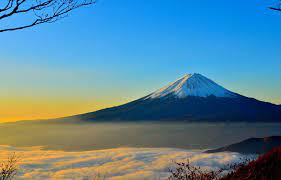
#> input picture inclass/week_two/out2.jpg, 281 x 180 px, found by its file name
$ python Gaussian.py
#> lines starting #> are read from the running program, lines starting #| are printed output that depends on the picture
import numpy as np
import cv2 as cv

img = cv.imread(r'C:\teacher\inclass\week_two\out2.jpg', cv.IMREAD_GRAYSCALE)
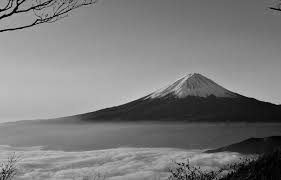
#> img: shape (180, 281); min 0, max 207, mean 123.8
ksize = (31,31);
sigmaX = 5.0;
output = cv.GaussianBlur(img, ksize, sigmaX, borderType= cv.BORDER_REFLECT)
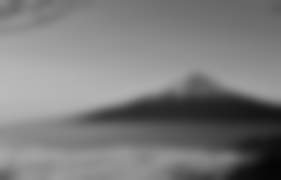
#> output: shape (180, 281); min 5, max 187, mean 123.8

cv.imwrite("Gaussian [1] input.png", img)
cv.imwrite("Gaussian [2] output.png", output)

$ run again, with inclass/week_two/out1.jpg copied over inclass/week_two/out2.jpg
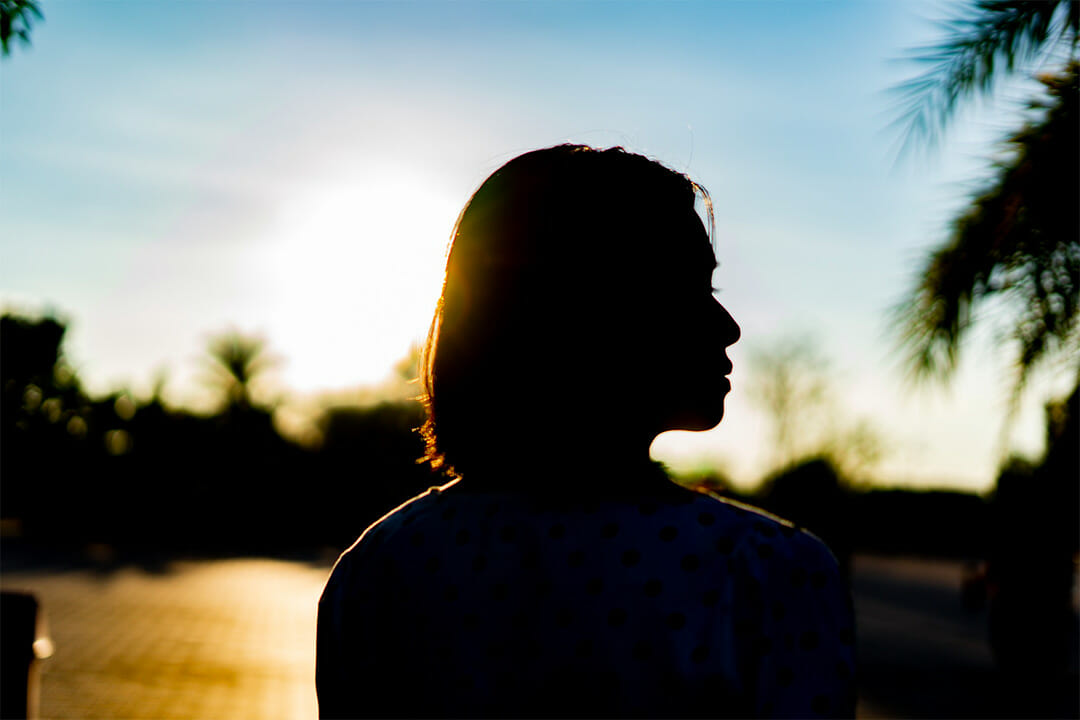
#> input picture inclass/week_two/out1.jpg, 1080 x 720 px, found by its file name
#> `img = cv.imread(r'C:\teacher\inclass\week_two\out2.jpg', cv.IMREAD_GRA..`:
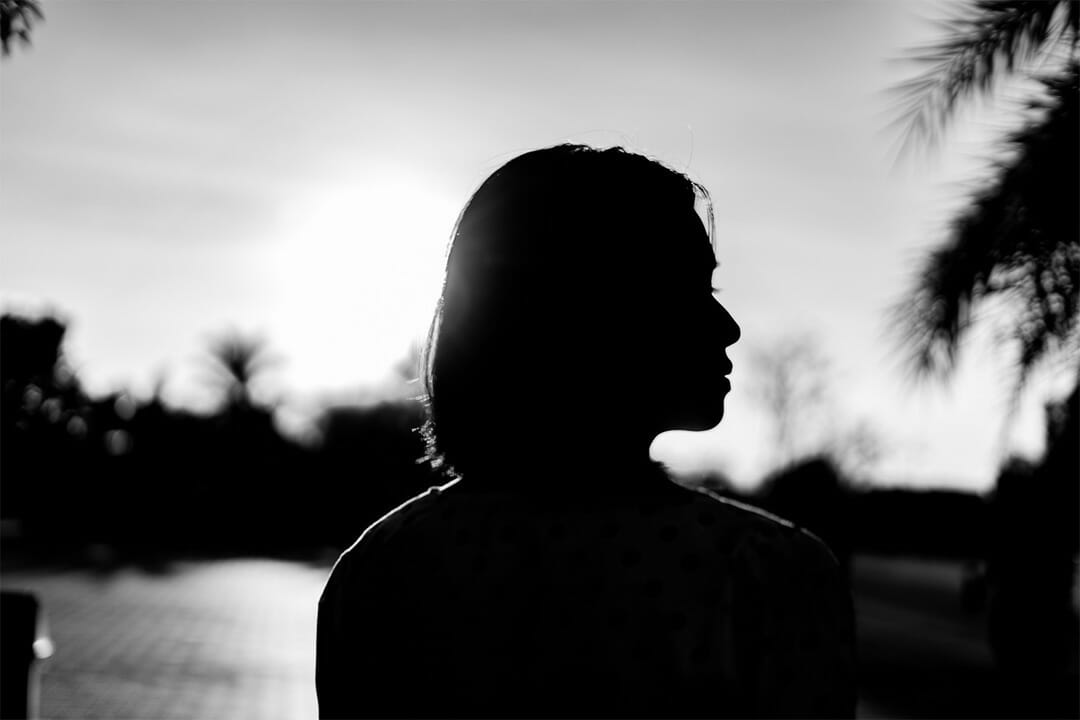
#> img: shape (720, 1080); min 0, max 255, mean 108.3
#> `output = cv.GaussianBlur(img, ksize, sigmaX, borderType= cv.BORDER_REF..`:
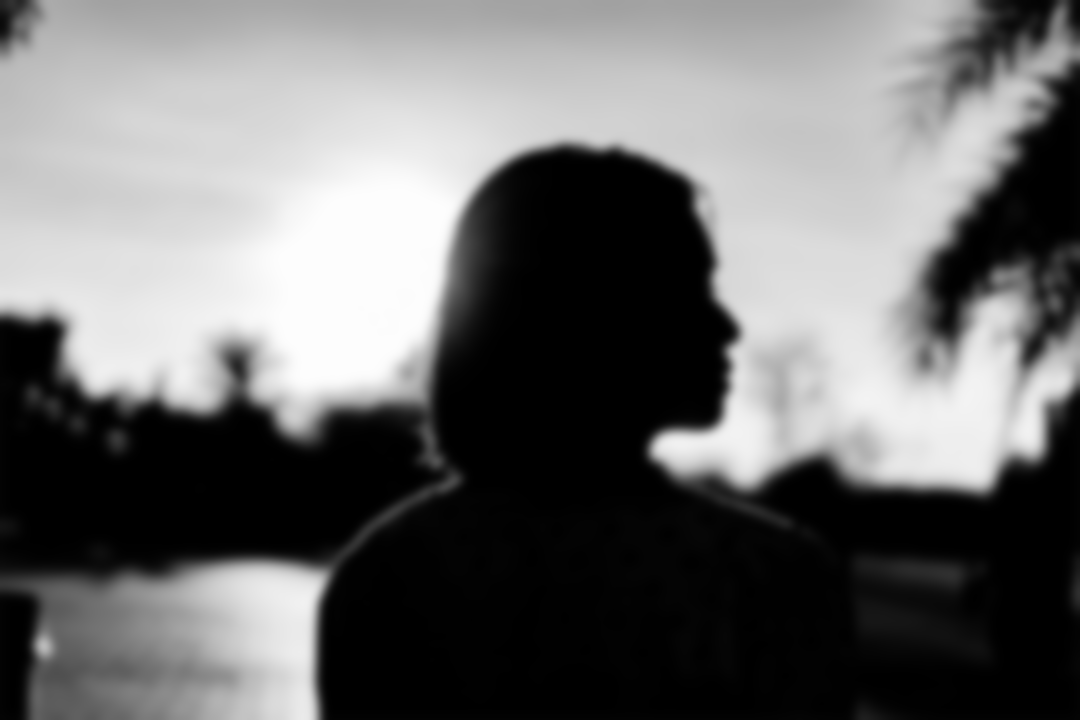
#> output: shape (720, 1080); min 0, max 253, mean 108.3
